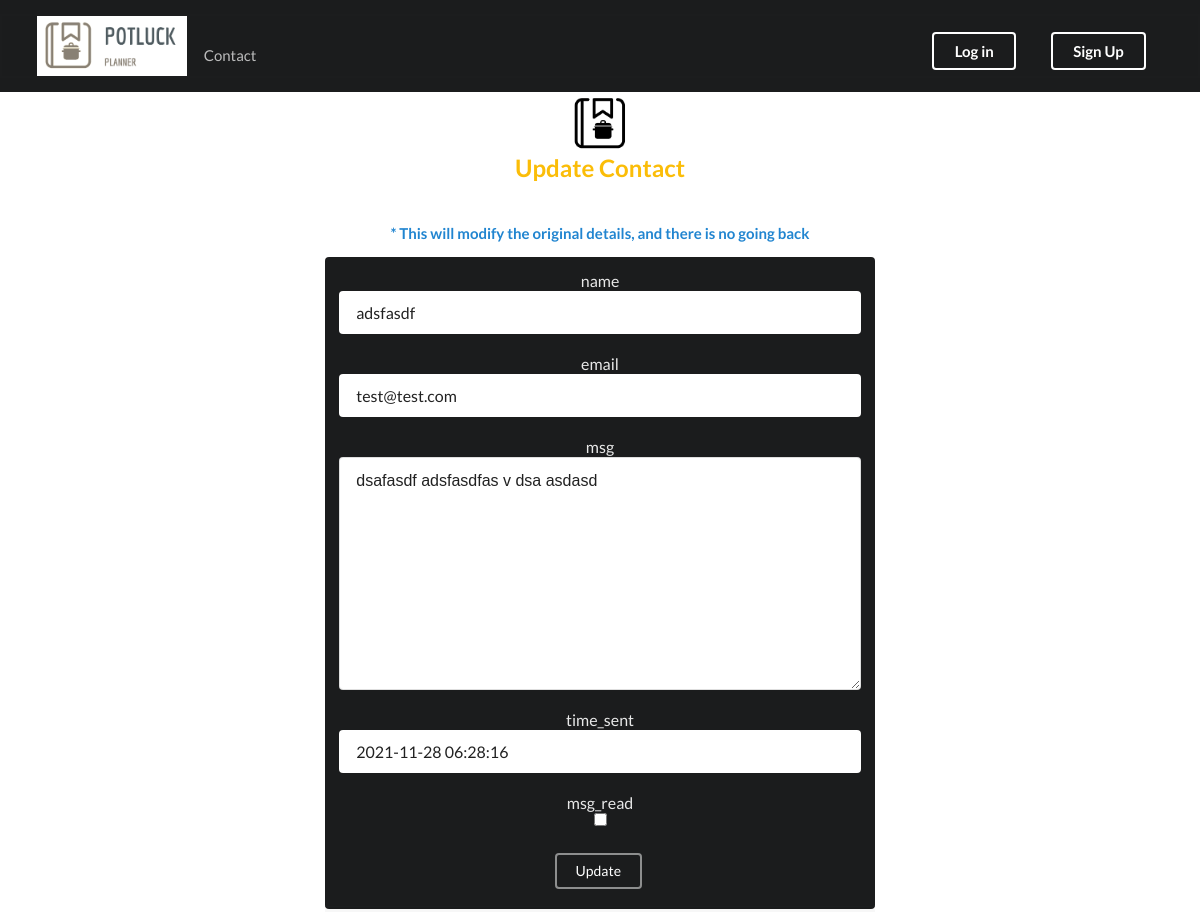
/contacts/3/update/, run on the app's committed database.
### planner/models.py (models this page shows, shortened)
class Contact(models.Model):
  name = models.CharField(max_length=200)
  email = models.CharField(max_length=200)
  msg = models.TextField(max_length=2000)
  time_sent = models.DateTimeField(default=now)
  msg_read = models.BooleanField(default=False)

### planner/views.py (the view)
# urls.py: path('contacts/<int:id>/update/', views.update_contact, name="update_contact"),
def update_contact(request, id):
  contact = Contact.objects.get(id=id)
  form = ContactForm(request.POST or None, instance=contact)
  if form.is_valid():
    form.save()
    return redirect('contacts')
  return render(request, 'planner/updatecontact.html', { 'form': form, 'contact': contact } )

### planner/forms.py
class ContactForm(forms.ModelForm):
  class Meta:
    model = Contact
    fields = ['name', 'email', 'msg', 'time_sent', 'msg_read']

### planner/templates/planner/updatecontact.html (shortened to what this page needs)
{% extends 'planner/base.html' %}
{% block body %}
  <div class="ui container">
    <div class="ui middle aligned center aligned grid">
      <div class="four wide column"></div>
      <div class="eight wide column">
        <h2 class="ui yellow image header">
          <img src="../../../pictures/logo.png" class="image">
          <br />
          <div class="content">
            Update Contact
          </div>
        </h2>
        <h4 class="ui blue header">
          * This will modify the original details, and there is no going back
        </h4>
        <div class="ui stacked segment inverted">
          <form method="POST" class="ui large form inverted">
            {% for field in form %}
              <div class="form-group">
                {{ field.name }}
                <br />
                {{ field }}
                <br />
              </div>
              <br />
            {% endfor %}
            <button type="submit" class="ui inverted red basic button">Update</button>
          </form>
        </div>
      </div>
      <div class="four wide column"></div>
    </div>
  </div>
{%  endblock %}

### data on the page
Contact: form "adsfasdf" "test@test.com" "dsafasdf adsfasdfas v dsa asdasd" "2021-11-28 06:28:16"

### other printed values
{{ field.name }} "name" "email" "msg" "time_sent" "msg_read"
